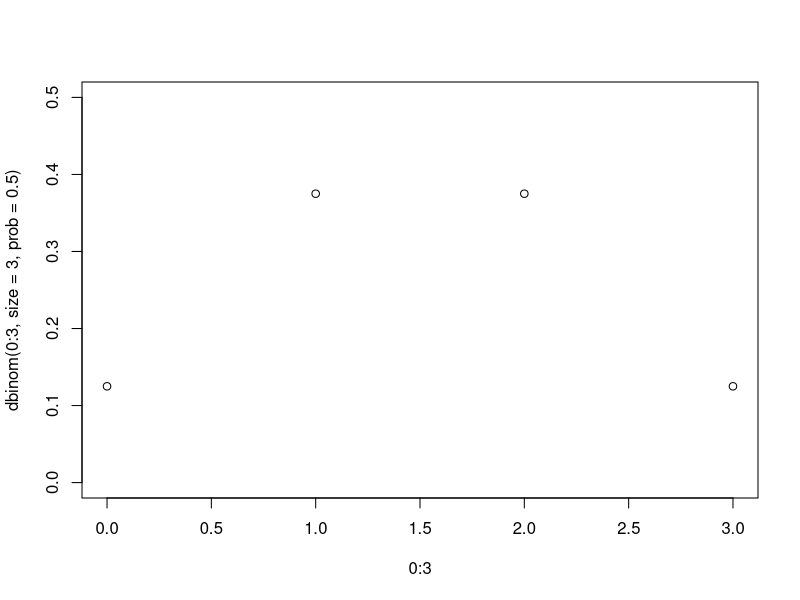
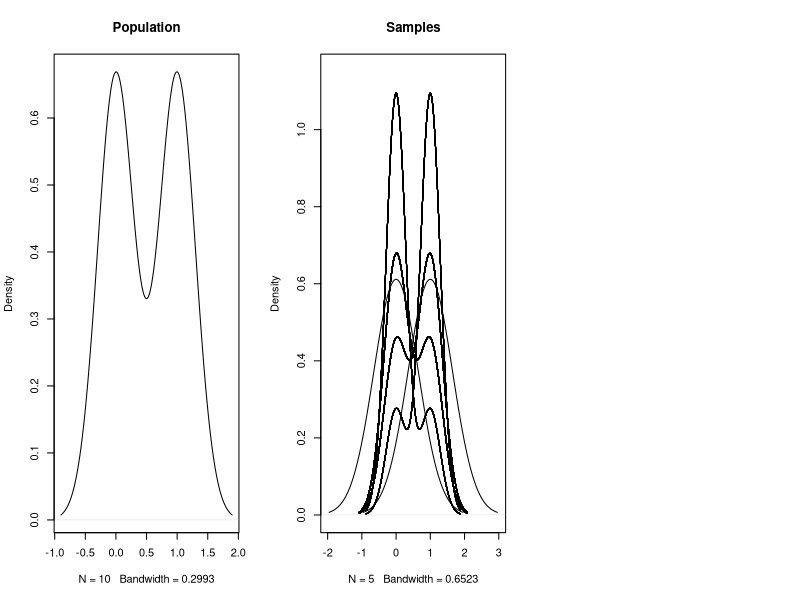

Write R code to recreate these figures, in order. (Note: this script raises an error after producing the figures.)
# 別忘了先設定工作目錄！

# 二之一節

# 模擬10,000次猜測火星人布魯諾是誰的結果
# 有三個名字各叫A, B, C的火星人
martians = c("A","B","C") 		
# 產生一個包含10000個為數字0的向量
first.guess.acc = numeric(10000)	
# 另產生一個包含10000個為數字0的向量
change.guess.acc = numeric(10000)	
# 進行10000次模擬
for (i in 1:10000) { 			
  # 隨機使用sample()函數選其中一個火星人為真實的布魯諾
 	real.bruno = sample(martians, 1) 	
 	# 隨機使用sample()函數猜測其中一個火星人為布魯諾
 	first.guess = sample(martians, 1)	
 	# 隨機選一個說自己不是布魯諾的火星人
 	# setdiff()函數幫忙從martians物件排除第一次猜測的火星人與真實的布魯諾
 	non.bruno = sample(setdiff(martians, c(real.bruno, first.guess)), 1) 
 	# 產生更換猜測的人選(排除第一次猜測的火星人與說自己不是布魯諾的火星人)
 	change.guess = setdiff(martians, c(first.guess, non.bruno))
 	# 如果第一次猜測是對的，會將1存入對應的「第一次猜測結果」的向量
 	# 1 * FALSE = 0；1 * TRUE = 1
 	first.guess.acc[i] = 1 * (real.bruno == first.guess) 
 	# 如果更換猜測人選後是對的，會將1存入對應的「更換後猜測結果」的向量
 	change.guess.acc[i] = 1 * (real.bruno == change.guess) 
} 

prob.first.guess = mean(first.guess.acc) 	# 第一次猜測正確的概率 
prob.change.guess = mean(change.guess.acc) 	# 第二次猜測的概率 
prob.first.guess 					# 大約是0.33，也就是1/3 
prob.change.guess 				# 大約是0.67，也就是2/3

# 三之一節
# 以擲硬幣的例子解釋從二項分佈中得到某種結果的機率
# 在擲三次硬幣的情況下，得出完全沒有正面的機率 
p0 = dbinom(x = 0, size = 3, prob = 0.5)
# 得出剛好1個正面的機率 
p1 = dbinom(x = 1, size = 3, prob = 0.5)
# 得出剛好2個正面的機率 
p2 = dbinom(x = 2, size = 3, prob = 0.5)
# 得出剛好3個正面的機率
p3 = dbinom(x = 3, size = 3, prob = 0.5) 
# 產生得出這四種情況的分佈圖 
plot(0:3, dbinom(0:3, size = 3, prob = 0.5), ylim = c(0,0.5)) 
# 得出最多2個正面的機率(0, H, 或HH)
p0 + p1 + p2 		
# 得出最少2個正面的機率(HH, HHH)
p2 + p3 				 
# 得出最多2個正面的機率(0, H, 或HH)
pbinom(q = 2, size = 3, prob = 0.5) 	 
# 得出最少2個正面的機率
pbinom(q = (3-2), size=3, prob=0.5) 
# 在擲60次硬幣的情況下，得到最少23個正面的機率
pbinom(q = 23, size = 60, prob = 0.5)  

# 模擬從母體火星文抽樣香蕉字詞的過程
# 符合虛無假設的母體，詞A與詞B各50,000個
null.population = c(rep("A", 50000), rep("B", 50000)) 
# 建立物件儲存得到至少37個詞A的抽樣次數 
hit.count = 0 
# 進行10,000次抽樣
for (i in 1:10000) { 
  # 用sample()從虛無假設的母體中隨意採樣60個「香蕉」字詞
  our.sample = sample(null.population, 60) 
  # 用sum()把所有樣本裡是A的數量加起來
  a.count = sum(our.sample == "A") 	
  # 如果a.count至少是(大於或等於)37
  if (a.count >= 37) 
  {  
     # 抽樣成功次數累加1
     hit.count = hit.count+1 
	} 
} 
# 把所有至少是37的抽樣結果數量除以10000次的採樣
hit.count/10000

# 三之三節
# 以「數值」的方式看待正確與否(0 = 不正確，1 = 正確)
samp = c(0,0,0,1,1) 
samp.mean = mean(samp) 		# 也就是正確率為2/5

# 直接先用二項檢定測試得到正確率為2/5的機率
pbinom(q = 2, size = 5, prob = 0.5) 	# 在5個樣本中，至少其中2個正確的機率 
#[1] 0.5 

# 改用常態分佈抽樣測試看看
mean(c(rep(0, 5), rep(1, 5))) # 假設母體為重覆5個0再重覆5個1
#[1] 0.5 

choose(10, 5) 		# 從有著10筆資料的母體任選5筆樣本資料的可能子集合數量
#[1] 252 

# 產生所有含有5個樣本的母體子集合
pop = c(rep(0, 5), rep(1, 5)) 	# 我們虛無假設的母體 
pop 					     
# 從母體中生成所有5個樣本的集合並放在一欄中
all.samps = combn(pop, 5) 	 
# 雖然很多子集合看起來一樣，但都是不同的組合 
all.samps 				

# 產生到目前為止步驟產出的結果的圖表
par(mfrow=c(1, 3)) 			# 把三個圖放在一列三欄的圖表空間 
plot(density(pop),main="Population")	# 繪製母體的分佈密度圖

# 接著繪製位於第一欄子集合的分佈密度圖
plot(density(all.samps[, 1]), main="Samples", 
	xlim = c(-2, 3), ylim =c(0, 1.15)	# 調整x軸和y軸的範圍
) 	 
for (i in 2:252) { 
	lines(density(all.samps[, i])) 	 	# 加上其他欄的子集合分佈密度圖
} 
# 最後繪製樣本的分佈密度圖
plot(density(dist.samp.means), main = "Sample means")
# 重設圖表空間為1列1欄
par(mfrow=c(1, 3)) 	

# 子集合平均數小於或等於(<=) 樣本平均數的數量，除以所有可能子集合數(252)
sum(dist.samp.means <= samp.mean) / length(dist.samp.means) 
#[1] 0.5 

# 模擬1,000次上述的抽樣計算過程
# 創建一個有1,000個數字的向量做為儲存的容器
rand.samp.means = numeric(1000) 	 
for (i in 1:1000) { 
  # 隨著迴圈進行在每次隨機運算前指定不同的亂數種子確保得到一樣的隨機運算
	set.seed(i)		
  # 隨意取出五個樣本子集合的計算平均數並存入rand.samp.means
	rand.samp.means[i] = mean(sample(pop, 5)) 
} 
# 子集合平均數小於或等於(<=) 樣本平均數的數量，除以所有可能子集合數(1,000)
sum(rand.samp.means <= samp.mean) / length(rand.samp.means)
#[1] 0.517

# 把樣本平均分佈當成常態分佈
# 常態分佈的平均值
mean.of.means = mean(dist.samp.means) 
mean.of.means 
#[1] 0.5
# 常態分佈的標準差
sd.of.means = sd(dist.samp.means) 
sd.of.means 
#[1] 0.1669983
# 我們實際平均數.4轉換為 z分數 
samp.mean.z = (samp.mean - mean.of.means)/sd.of.means 
samp.mean.z 
#[1] -0.5988083

# 在常態分佈中低於-0.5988083標準差的分佈區域佔比為27.5%
pnorm(samp.mean.z) 
#[1] 0.2746503  
